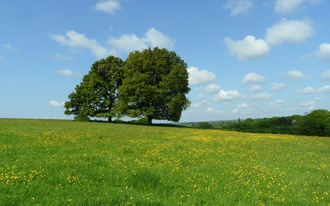
#> input picture laba/1.jpg, 330 x 206 px, shrunk from 1920 x 1200 before the run
$ python 3.py
#> lines starting #> are read from the running program, lines starting #| are printed output that depends on the picture
from PIL import Image, ImageFilter


filename = ["1.jpg", "2.jpg", "3.jpg", "4.jpg", "5.jpg"]
for file in filename:
    with Image.open(file) as img:
#> img is the input picture: PIL image 330x206 RGB; mean R, G, B 112.9, 146.7, 119.3
        img.load()
        new_file = img.filter(ImageFilter.SHARPEN)
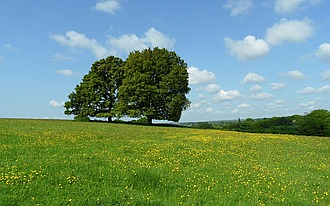
#> new_file: PIL image 330x206 RGB; mean R, G, B 113.1, 146.8, 119.9
        new_file.show()
#> pass 2 of the loop `for file in filename:`:
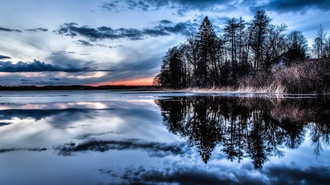
#> input picture laba/2.jpg, 330 x 185 px, shrunk from 1920 x 1080 before the run
#> img is the input picture: PIL image 330x185 RGB; mean R, G, B 95.6, 115.4, 142.5
#> `new_file = img.filter(ImageFilter.SHARPEN)`:
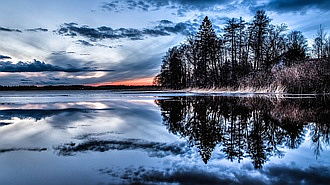
#> new_file: PIL image 330x185 RGB; mean R, G, B 96.4, 116, 142.5
#> (the run stopped early here; a loop or call above may not have finished)
